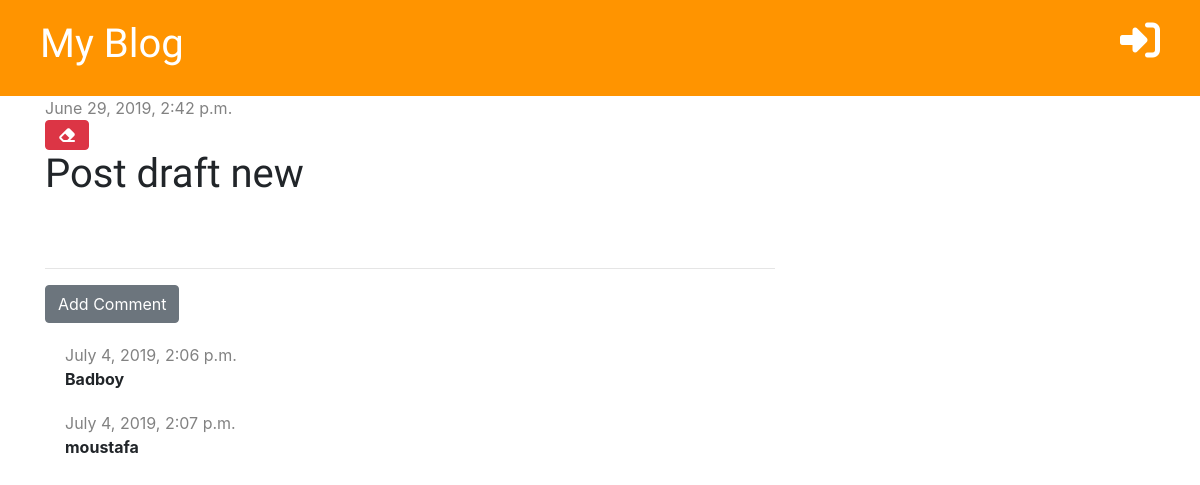
Screenshot of /post/7/ with the database file from the repository.
### blog/models.py (models this page shows, shortened)
class Post(models.Model):
    author = models.ForeignKey('auth.User', on_delete= models.CASCADE)
    title = models.CharField(max_length=200)
    text = models.TextField()
    created_date = models.DateTimeField(default=timezone.now)
    published_date = models.DateTimeField(blank=True, null=True)

class Comment(models.Model):
    post = models.ForeignKey('blog.Post', on_delete=models.CASCADE, related_name='comments')
    author = models.CharField(max_length=200)
    created_date = models.DateTimeField(default=timezone.now)
    text = models.TextField()
    approved = models.BooleanField(default=False)

### blog/views.py (the view)
# urls.py: path('post/<int:pk>/', views.post_detail, name='post_detail'),
def post_detail(request, pk):
    posts = get_object_or_404(Post, pk=pk)
    stuff_for_frontend = {'posts': posts }
    return render(request, 'blog/post_detail.html', stuff_for_frontend)

### blog/templatetags/markdownify.py (called while the page is built)
@register.filter
def markdown(value):
    renderer = HighlightRenderer()
    markdown = mistune.Markdown(renderer=renderer)
    return markdown(value)

### blog/templates/blog/post_detail.html (shortened to what this page needs)
{% extends 'blog/base.html' %}
{% load markdownify %}
{% block content %}
    <div class="post">
        {% if posts.published_date %}
            <div class="date">
                {{ posts.published_date }}
            </div>
        {% else %}
            <a href="{% url 'post_publish' pk=posts.pk %}" class="btn btn-primary">Publish</a>
        {% endif %}
        <a href="{% url 'delete_post' pk=posts.pk %}" class="btn btn-danger" onclick="return confirm('Are sure you want to delete this post?')"><i class="fas fa-eraser"></i></a>
        <h1>{{ posts.title }}</h1>
    </div>
   <hr>
    <a href="{% url 'add_comment_to_post' pk=posts.pk %}" class="btn btn-secondary">Add Comment</a>
    {% for comment in posts.comments.all %}
        {% if user.is_superuser or comment.approved %}
        <div class="comment">
            <div class="date">
                {{ comment.created_date }}
            </div>
            <strong>{{ comment.author }}</strong>
        </div>
        {% endif %}
    {% empty %}
        <p>No comments yet...</p>
    {% endfor %}
{% endblock %}

### blog/static/blog/style.css (style rules this page uses)
h1, h2, h3, h4 { font-family: 'Tangerine', 'Inconsolata', 'Droid Sans', serif; font-size: 48px; }
.date { color: #828282; }
.post { margin-bottom: 70px; }
.comment { margin: 20px 0px 20px 20px; }

### rows the page displays
Post: published_date "June 29, 2019, 2:42 p.m.", title "Post draft new"
Comment: created_date "July 4, 2019, 2:06 p.m.", author "Badboy"
Comment: created_date "July 4, 2019, 2:07 p.m.", author "moustafa"
